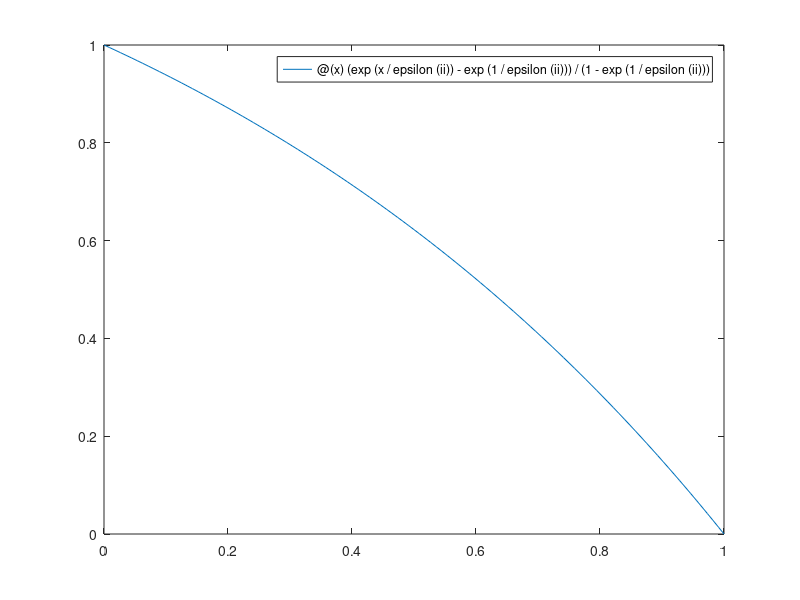

Recreate this plot in MATLAB. (Note: this script raises an error after producing the figure.)
epsilon=[1,1/2,1/10,1/100]
N = 5;

for ii= 1 : 4
    u_ref = @(x) (exp(x/epsilon(ii)) - exp(1/epsilon(ii))) / (1 - exp(1/epsilon(ii)));
    fplot(u_ref, [0,1]);
    hold on;

    h = 1/N;
    [problemMatrix, knownTerm]=ProblemGenerator(N, epsilon(ii));
    solution1 = problemMatrix\knownTerm;
    solution2 = zeros(1,N);
    solution2(1) = 1;
    solution2(2:N) = solution1(1:N-1);
    solution2(N+1) = 0;
    plot(0:h:1,solution2)
end

xlabel('x')
ylabel('y','Rotation',0)
title(append('N = ', string(N)))
lgd = legend(append('Exact \epsilon = ', string(epsilon(1))), append('Numerical \epsilon = ', string(epsilon(1))), append('Exact \epsilon = ', string(epsilon(2))), append('Numerical \epsilon = ', string(epsilon(2))), append('Exact \epsilon = ', string(epsilon(3))), append('Numerical \epsilon = ', string(epsilon(3))), append('Exact \epsilon = ', string(epsilon(4))), append('Numerical \epsilon = ', string(epsilon(4))), 'Location','southwest');